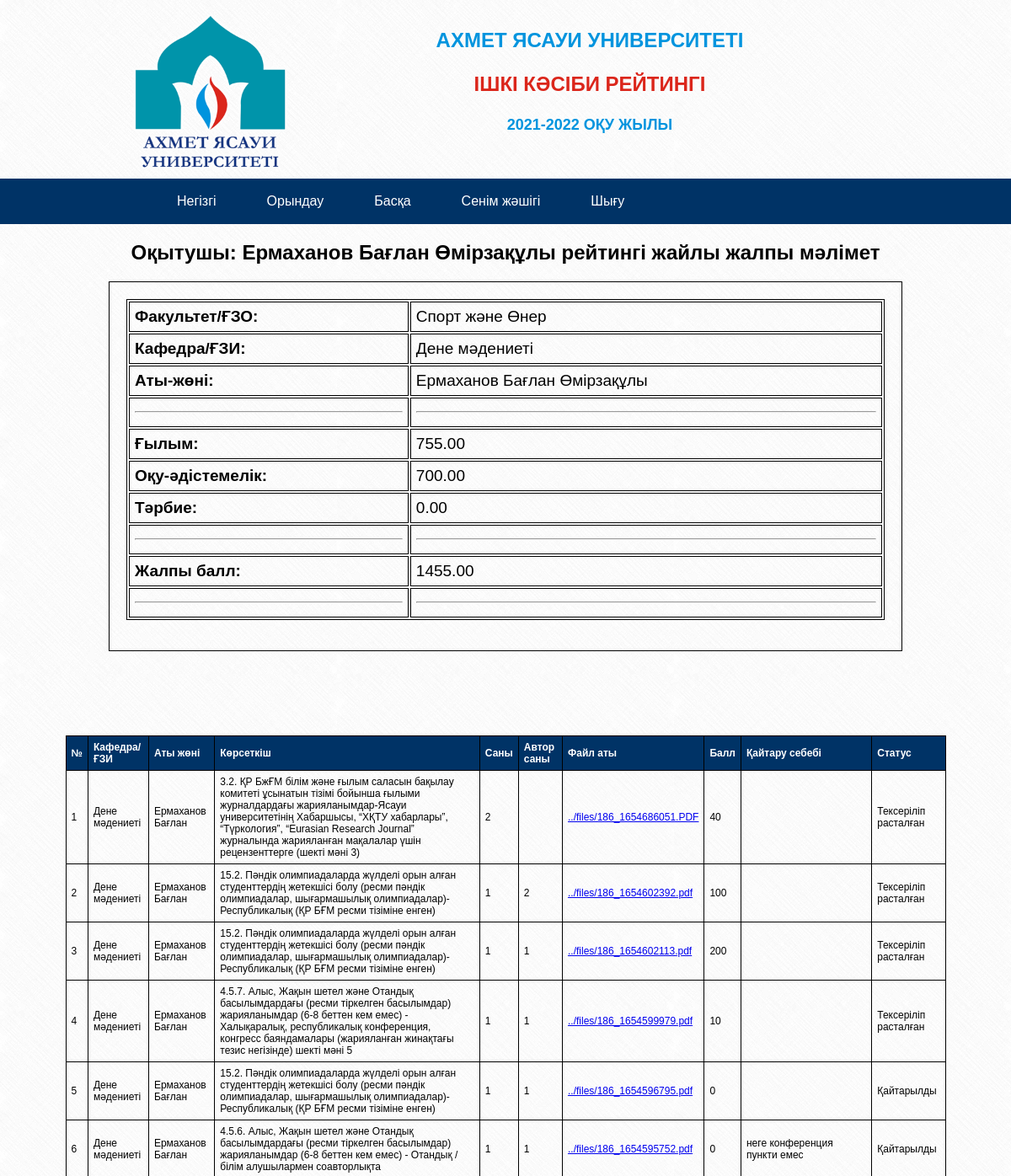
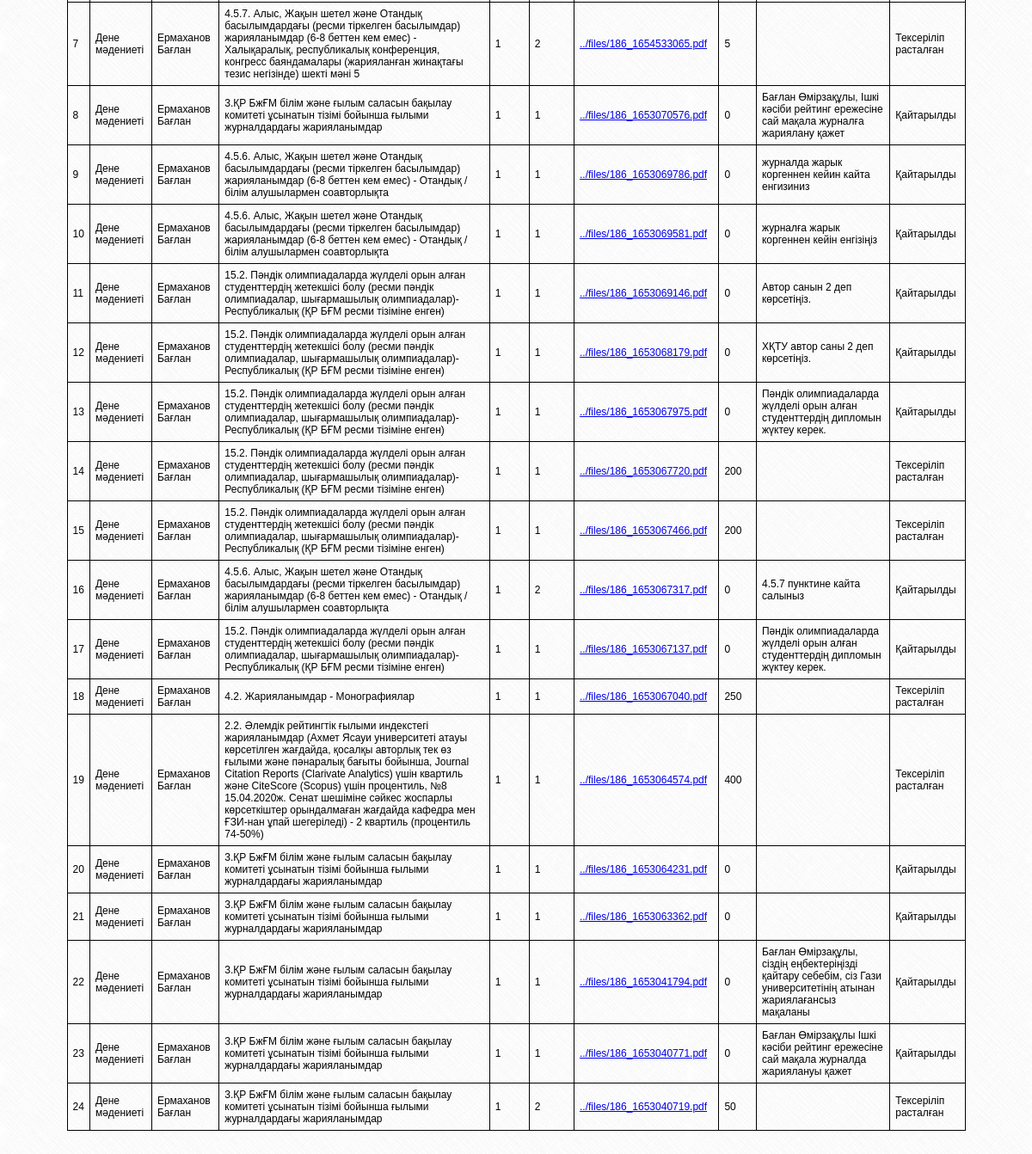
Screenshot of /first_moderator123@/tolyk.php?ID=186 (signed in) with the database file from the repository (2 pictures, top to bottom).
### tables this page shows
CREATE TABLE IF NOT EXISTS `jildar` (
  `id_jildar` int(11) NOT NULL AUTO_INCREMENT,
  `text_jildar` varchar(50) NOT NULL,
  `shtat_sani` varchar(50) NOT NULL,
  PRIMARY KEY (`id_jildar`)
);

CREATE TABLE IF NOT EXISTS `engbekter` (
  `engbekID` int(11) UNSIGNED NOT NULL AUTO_INCREMENT,
  `kod_korset` tinyint(3) UNSIGNED DEFAULT NULL,
  `kod_kizm` smallint(6) DEFAULT NULL,
  `kod_okujil` tinyint(3) UNSIGNED DEFAULT NULL,
  `kod_univer` tinyint(3) UNSIGNED DEFAULT '1',
  `kod_fakul` tinyint(3) UNSIGNED DEFAULT NULL,
  `kod_kafedra` tinyint(3) UNSIGNED DEFAULT NULL,
  `sani` double DEFAULT NULL,
  `jalpi_sani` double DEFAULT NULL,
  `orin_sani` double DEFAULT NULL,
  `kuni` date DEFAULT NULL,
  `file_ati` varchar(50) DEFAULT NULL,
  `rastalu` char(15) DEFAULT NULL,
  `univ_avtor_san` tinyint(3) UNSIGNED DEFAULT NULL,
  `ball` double DEFAULT '0',
  `kod_kayt_sebeb` tinyint(3) UNSIGNED DEFAULT '0',
  `kayt_sebeb` varchar(500) DEFAULT NULL,
  `eskertu` varchar(500) DEFAULT NULL,
  `kod_stat` tinyint(3) UNSIGNED DEFAULT NULL,
  `artik` tinyint(3) UNSIGNED DEFAULT NULL,
  `ball8` double DEFAULT '0',
  `saktalgan_kuni` varchar(100) DEFAULT NULL,
  `dostup_id` int(1) NOT NULL DEFAULT '0',
  `id_tutor` int(11) DEFAULT NULL,
  PRIMARY KEY (`engbekID`)
);

CREATE TABLE IF NOT EXISTS `tutors` (
  `TutorID` int(11) NOT NULL AUTO_INCREMENT,
  `firstname` varchar(128) DEFAULT NULL,
  `lastname` varchar(128) DEFAULT NULL,
  `patronymic` varchar(128) DEFAULT NULL,
  `BirthDate` date DEFAULT NULL,
  `Login` varchar(128) DEFAULT NULL,
  `Password` varchar(128) DEFAULT NULL,
  `phone` varchar(512) DEFAULT NULL,
  `adress` varchar(512) DEFAULT NULL,
  `mail` varchar(512) DEFAULT NULL,
  `RATE` double DEFAULT NULL,
  `typeID` int(11) DEFAULT NULL,
  `roleID` int(11) DEFAULT NULL,
  `CafedraID` int(11) DEFAULT NULL,
  `deleted` int(11) DEFAULT '0',
  `job_title` varchar(256) DEFAULT NULL,
  `living_adress` varchar(512) DEFAULT NULL,
  `workstatusID` int(11) DEFAULT NULL,
  `exist` int(11) NOT NULL,
  `job_titleID` int(11) NOT NULL,
  `recovery_keys` varchar(255) NOT NULL,
  `dostup` int(10) NOT NULL DEFAULT '0',
  PRIMARY KEY (`TutorID`)
);

CREATE TABLE IF NOT EXISTS `faculties` (
  `FacultyID` int(11) NOT NULL AUTO_INCREMENT,
  `facultyNameKZ` varchar(128) DEFAULT NULL,
  `facultyNameEN` varchar(128) DEFAULT NULL,
  `facultyNameRU` varchar(128) DEFAULT NULL,
  `facultyDean` int(11) DEFAULT NULL,
  `created` date DEFAULT NULL,
  `informationRU` varchar(4096) DEFAULT NULL,
  `informationEN` varchar(4096) DEFAULT NULL,
  `informationKZ` varchar(4096) DEFAULT NULL,
  `satellite` int(11) DEFAULT NULL,
  `proper` int(11) DEFAULT NULL,
  `dialup` int(11) DEFAULT NULL,
  `deputy_dean_academic_affairs` int(11) DEFAULT NULL,
  `shtat_sany` double NOT NULL,
  `activ2` bit(1) NOT NULL,
  `activ` bit(1) NOT NULL,
  PRIMARY KEY (`FacultyID`)
);

CREATE TABLE IF NOT EXISTS `cafedras` (
  `cafedraID` int(11) NOT NULL AUTO_INCREMENT,
  `cafedraNameRU` varchar(128) DEFAULT NULL,
  `cafedraNameKZ` varchar(128) DEFAULT NULL,
  `cafedraNameEN` varchar(128) DEFAULT NULL,
  `FacultyID` int(11) DEFAULT NULL,
  `shtat_sany` double NOT NULL,
  `created` date DEFAULT NULL,
  `cafedraManager` int(11) DEFAULT NULL,
  `informationRU` text,
  `informationEN` text,
  `informationKZ` text,
  PRIMARY KEY (`cafedraID`)
);

### first_moderator123@/tolyk.php (the view, shortened to what this page needs)
<html>
<head>
	<link rel = "stylesheet" type = "text/css" href = "../css/style.css">
</head>
<body>
	<div class = "upper_header">
		<img src = "../img/login_logo.png" style = "width: 200px; float:left;">
		<p style = "font-size: 24px; text-align: center; color: #0094de; font-weight: bold;">АХМЕТ ЯСАУИ УНИВЕРСИТЕТІ</p>
		<p style = "font-size: 24px; text-align: center; color: #db261b; font-weight: bold;">ІШКІ КӘСІБИ РЕЙТИНГІ</p>
		<div style = "font-size: 18px; text-align: center; color: #0094de;font-weight: bold;">
<?php
$result= mysql_query("SELECT text_jildar FROM jildar WHERE id_jildar= '1'");
while($row = mysql_fetch_array($result)){
echo $row['text_jildar'];
 }
?>
</div></br>	</div>
	<div class = "header">
	<div id = "menu_nav">
		<nav id="primary_nav_wrap">
			<ul>
			  <li><a href="index.php">Негізгі</a>
			  </li>
			  <li><a href="#">Орындау</a>
			  </li>
			  <li><a href="#">Басқа</a>
			  </li>
			  <li><a href="#">Сенім жәшігі</a>
			  </li>
			  <li><a href="../logout.php">Шығу</a></li>
			</ul>
		</nav>
	</div>
	</div>
	<div class = "content">
		<div class = "content_wrapper" style = "width: 100%; margin: 0 auto; margin-top: 10px;">
			<?php
				$sql2 = mysql_query("SELECT engbekter.engbekID, SUM(engbekter.ball) AS sum_val, engbekter.file_ati, engbekter.sani, engbekter.univ_avtor_san, engbekter.eskertu, engbekter.ball, tutors.TutorID, tutors.lastname, tutors.firstname, tutors.patronymic, faculties.facultyNameKZ, cafedras.cafedraNameKZ, korsetkishter.korsetkish_ati, status.status_name, kaytaru_sebebi.sebepter
				FROM engbekter
				INNER JOIN tutors ON tutors.TutorID = engbekter.kod_kizm
				INNER JOIN faculties ON faculties.FacultyID = engbekter.kod_fakul
				INNER JOIN cafedras ON cafedras.cafedraID = engbekter.kod_kafedra
				INNER JOIN korsetkishter ON korsetkishter.kod_korsetkish = engbekter.kod_korset
				INNER JOIN status ON status.statusID = engbekter.kod_stat
				INNER JOIN kaytaru_sebebi ON kaytaru_sebebi.kod_kayt_sebeb = engbekter.kod_kayt_sebeb
				WHERE TutorID = '$_GET[ID]'") or die(mysql_error());
				$engbek = mysql_fetch_array($sql2);
				$sql3 = mysql_query("SELECT engbekter.engbekID, SUM(engbekter.ball) AS sum_gylym, engbekter.file_ati, engbekter.sani, engbekter.univ_avtor_san, engbekter.eskertu, engbekter.ball, tutors.TutorID, tutors.lastname, tutors.firstname, tutors.patronymic, faculties.facultyNameKZ, cafedras.cafedraNameKZ, korsetkishter.korsetkish_ati, status.status_name, kaytaru_sebebi.sebepter, korsetkishter.typeID
				FROM engbekter
				INNER JOIN tutors ON tutors.TutorID = engbekter.kod_kizm
				INNER JOIN faculties ON faculties.FacultyID = engbekter.kod_fakul
				INNER JOIN cafedras ON cafedras.cafedraID = engbekter.kod_kafedra
				INNER JOIN korsetkishter ON korsetkishter.kod_korsetkish = engbekter.kod_korset
				INNER JOIN status ON status.statusID = engbekter.kod_stat
				INNER JOIN kaytaru_sebebi ON kaytaru_sebebi.kod_kayt_sebeb = engbekter.kod_kayt_sebeb
				WHERE TutorID = '$_GET[ID]' AND korsetkishter.typeID = 1") or die(mysql_error());
				$engbek2 = mysql_fetch_array($sql3);
				$sql4 = mysql_query("SELECT engbekter.engbekID, SUM(engbekter.ball) AS sum_oku, engbekter.file_ati, engbekter.sani, engbekter.univ_avtor_san, engbekter.eskertu, engbekter.ball, tutors.TutorID, tutors.lastname, tutors.firstname, tutors.patronymic, faculties.facultyNameKZ, cafedras.cafedraNameKZ, korsetkishter.korsetkish_ati, status.status_name, kaytaru_sebebi.sebepter, korsetkishter.typeID
				FROM engbekter
				INNER JOIN tutors ON tutors.TutorID = engbekter.kod_kizm
				INNER JOIN faculties ON faculties.FacultyID = engbekter.kod_fakul
				INNER JOIN cafedras ON cafedras.cafedraID = engbekter.kod_kafedra
				INNER JOIN korsetkishter ON korsetkishter.kod_korsetkish = engbekter.kod_korset
				INNER JOIN status ON status.statusID = engbekter.kod_stat
				INNER JOIN kaytaru_sebebi ON kaytaru_sebebi.kod_kayt_sebeb = engbekter.kod_kayt_sebeb
				WHERE TutorID = '$_GET[ID]' AND korsetkishter.typeID = 2") or die(mysql_error());
				$engbek3 = mysql_fetch_array($sql4);
				$sql5 = mysql_query("SELECT engbekter.engbekID, SUM(engbekter.ball) AS sum_tarbie, engbekter.file_ati, engbekter.sani, engbekter.univ_avtor_san, engbekter.eskertu, engbekter.ball, tutors.TutorID, tutors.lastname, tutors.firstname, tutors.patronymic, faculties.facultyNameKZ, cafedras.cafedraNameKZ, korsetkishter.korsetkish_ati, status.status_name, kaytaru_sebebi.sebepter, korsetkishter.typeID
				FROM engbekter
				INNER JOIN tutors ON tutors.TutorID = engbekter.kod_kizm
				INNER JOIN faculties ON faculties.FacultyID = engbekter.kod_fakul
				INNER JOIN cafedras ON cafedras.cafedraID = engbekter.kod_kafedra
				INNER JOIN korsetkishter ON korsetkishter.kod_korsetkish = engbekter.kod_korset
				INNER JOIN status ON status.statusID = engbekter.kod_stat
				INNER JOIN kaytaru_sebebi ON kaytaru_sebebi.kod_kayt_sebeb = engbekter.kod_kayt_sebeb
				WHERE TutorID = '$_GET[ID]' AND korsetkishter.typeID = 3") or die(mysql_error());
				$engbek4 = mysql_fetch_array($sql5);
			?>
			<h2 align = "center">Оқытушы: <?php echo " " . $engbek['lastname'] . " ". $engbek['firstname'] . " ". $engbek['patronymic'];?> рейтингі жайлы жалпы мәлімет</h2>
			<div class = "engbek">
				<form action = "confirmation.php" method = "post">
					<table style = "font-size: 19px;">
						<tr>
							<td><span><strong>Факультет/ҒЗО:</strong></td><td><?php echo $engbek['facultyNameKZ']; ?></span></td>
						</tr>
							<td><span><strong>Кафедра/ҒЗИ:</strong></td><td><?php echo $engbek['cafedraNameKZ']; ?></span></td>
						<tr>
							<td><span><strong>Аты-жөні:</strong></td><td><?php echo $engbek['lastname'] . " " . $engbek['firstname'] . " " . $engbek['patronymic']; ?></span> </td>
						</tr>
						<tr>
							<td><hr/></td><td><hr /></td>
						</tr>
						<tr>
							<td><strong>Ғылым:</strong></td><td><?php echo sprintf("%.2f",$engbek2['sum_gylym']); ?></td>
						</tr>
						<tr>
							<td><strong>Оқу-әдістемелік:</strong></td><td><?php echo sprintf("%.2f",$engbek3['sum_oku']); ?></td>
						</tr>
						<tr>
							<td><strong>Тәрбие:</strong></td><td><?php echo sprintf("%.2f",$engbek4['sum_tarbie']); ?></td>
						</tr>
						<tr>
							<td><hr/></td><td><hr /></td>
						</tr>
						<tr>
							<td><strong>Жалпы балл:</strong></td><td><?php echo sprintf("%.2f",$engbek['sum_val']); ?></td>
						</tr>
						<tr>
							<td><hr/></td><td><hr /></td>
						</tr>
					</table>
				</form>
			</div>
			<div class = "works">
					<?php
						$sql = "SELECT engbekter.ball, engbekter.engbekID, tutors.firstname, tutors.lastname, tutors.patronymic, korsetkishter.korsetkish_ati, 	engbekter.sani, engbekter.univ_avtor_san, engbekter.file_ati, engbekter.kayt_sebeb, engbekter.eskertu, status.status_name, faculties.FacultyID, status.statusID, cafedras.cafedraNameKZ, faculties.facultyNameKZ,  cafedras.CafedraID, tutors.roleID, tutors.TutorID
						FROM engbekter
						INNER JOIN cafedras ON cafedras.cafedraID = engbekter.kod_kafedra
						INNER JOIN tutors ON tutors.TutorID = engbekter.kod_kizm
						INNER JOIN korsetkishter ON korsetkishter.kod_korsetkish = engbekter.kod_korset
						INNER JOIN faculties ON faculties.FacultyID = engbekter.kod_fakul
						INNER JOIN status ON status.statusID = engbekter.kod_stat
						WHERE tutors.TutorID = '$_GET[ID]' ORDER BY engbekter.engbekID DESC";
						$result = mysql_query($sql) or die(mysql_error());
						echo "<table><tr><th>№</th><th>Кафедра/ҒЗИ</th><th>Аты жөні</th><th>Көрсеткіш</th><th>Саны</th><th>Автор саны</th><th>Файл аты</th><th>Балл</th><th>Қайтару себебі</th><th>Статус</th></tr>";
						$i = 1;
						while($row = mysql_fetch_array($result)){
							echo "<tr><td>".$i."</td><td>".$row["cafedraNameKZ"]."</td><td>".$row["lastname"]." ".$row["firstname"]."</td><td>".$row["korsetkish_ati"]."</td><td>".$row["sani"]."</td><td>".$row["univ_avtor_san"]."</td><td><a target='_blank' href = " .$row['file_ati'] .">".$row["file_ati"]."</a></td><td>".$row["ball"]."</td><td>".$row["kayt_sebeb"]."</td><td>".$row["status_name"]."</td></tr>";
							$i++;
						}
						echo "</table>";
					?>
			</div>
		</div>
	</div>
</body>
</html>

### css/style.css (style rules this page uses)
body { margin: 0px; padding: 0px; font-family: Tahoma, Arial; background-image: url('../img/crossword.png'); }
.upper_header { padding: 10px; margin: 0 auto; width: 900px; }
.header { width: 100%; height: 54px; background: #003366; margin-top: 25px; }
.content { width: 100%; }
#menu_nav { background:#003366; width: 840px; height: 54px; margin: 0 auto; }
#primary_nav_wrap { background:#003366; }
#primary_nav_wrap ul { list-style:none; position:relative; float:left; margin:0; padding:0 }
#primary_nav_wrap ul a { display:block; color:white; text-decoration:none; font-size:16px; line-height:32px; padding: 11px; padding-left: 30px; padding-right: 30px; }
#primary_nav_wrap ul li { position:relative; float:left; margin:0; padding:0; }

### first_moderator123@/tolyk.php (style rules this page uses)
.engbek { width: 900px; padding: 20px; margin: 0 auto; margin-bottom: 100px; border: black solid 1px; }
.engbek table { width: 100%; font-size: 14px; border: black solid 1px; }
.works { margin: 0 auto; width: 1045px; }
.works table { border-collapse: collapse; border:1px black solid; width: 100%; font-size: 12px; }
.works th, td { text-align: left; padding: 6px; border:1px black solid; }
.works th { background-color: #003366; color: white; }

### rows the page displays
jildar: text_jildar "2021-2022 ОҚУ ЖЫЛЫ"
engbekter: tutors.lastname "Ермаханов", tutors.firstname "Бағлан", tutors.patronymic "Өмірзақұлы", faculties.facultyNameKZ "Спорт және Өнер", cafedras.cafedraNameKZ "Дене мәдениеті"

### other values shown
$engbek2['sum_gylym'] "755.00"
$engbek3['sum_oku'] "700.00"
$engbek4['sum_tarbie'] "0.00"
$engbek['sum_val'] "1455.00"
$row["cafedraNameKZ"] "Дене мәдениеті"
$row["lastname"] "Ермаханов"
$row["firstname"] "Бағлан"
$row["sani"] "2"
$row["file_ati"] "../files/186_1654686051.PDF"
$row["ball"] "40"
$row["status_name"] "Тексеріліп расталған"
$row["korsetkish_ati"] "15.2. Пәндік олимпиадаларда жүлделі орын алған студенттердің жетекшісі болу (ресми пәндік олимпиадалар, шығармашылық олимпиадалар)-Республикалық (ҚР БҒМ ресми тізіміне енген)"
$row["sani"] "1"
$row["univ_avtor_san"] "2"
$row["file_ati"] "../files/186_1654602392.pdf"
